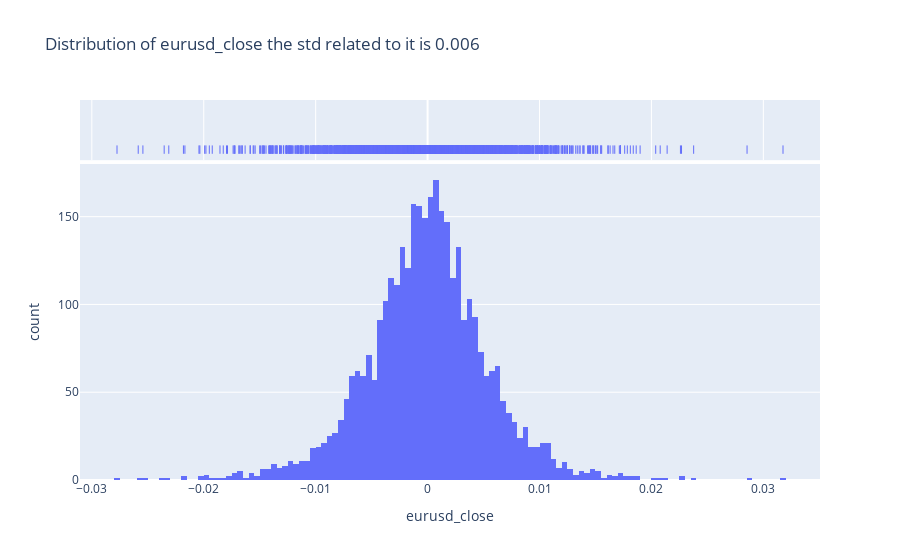

Write notebook code for a chart like this one.
### Markdown cell above
#### Standard Deviation for the Daily Exchange Rate Percentage Change

### Code cell
fig = px.histogram(forex_rate_df, x = y_col_name, marginal = "rug", hover_data = y_col_name, 
                    title=f'Distribution of {y_col_name} the std related to it is {np.round(forex_rate_df[y_col_name].std(), 3)}')
fig.show()

### Figure 1 — Plotly figure (JSON) as saved in the notebook; plotly's stock layout.template omitted (floating-point values rounded to 4 significant figures; data arrays with more than 128 entries replaced by an {"elided": "..."} marker saying what was removed)
{"data": [{"alignmentgroup": "True", "bingroup": "x", "hovertemplate": "eurusd_close=%{x}<br>count=%{y}<extra></extra>", "legendgroup": "", "marker": {"color": "#636efa", "pattern": {"shape": ""}}, "name": "", "offsetgroup": "", "orientation": "v", "showlegend": false, "type": "histogram", "x": {"elided": "3502 float values"}, "xaxis": "x", "yaxis": "y"}, {"alignmentgroup": "True", "boxpoints": "all", "fillcolor": "rgba(255,255,255,0)", "hoveron": "points", "hovertemplate": "eurusd_close=%{x}<extra></extra>", "jitter": 0, "legendgroup": "", "line": {"color": "rgba(255,255,255,0)"}, "marker": {"color": "#636efa", "symbol": "line-ns-open"}, "name": "", "offsetgroup": "", "showlegend": false, "type": "box", "x": {"elided": "3502 float values"}, "xaxis": "x2", "yaxis": "y2"}], "layout": {"barmode": "relative", "legend": {"tracegroupgap": 0}, "title": {"text": "Distribution of eurusd_close the std related to it is 0.006"}, "xaxis": {"anchor": "y", "domain": [0, 1], "title": {"text": "eurusd_close"}}, "xaxis2": {"anchor": "y2", "domain": [0, 1], "matches": "x", "showgrid": true, "showticklabels": false}, "yaxis": {"anchor": "x", "domain": [0, 0.8316], "title": {"text": "count"}}, "yaxis2": {"anchor": "x2", "domain": [0.8416, 1], "matches": "y2", "showgrid": false, "showline": false, "showticklabels": false, "ticks": ""}}}
